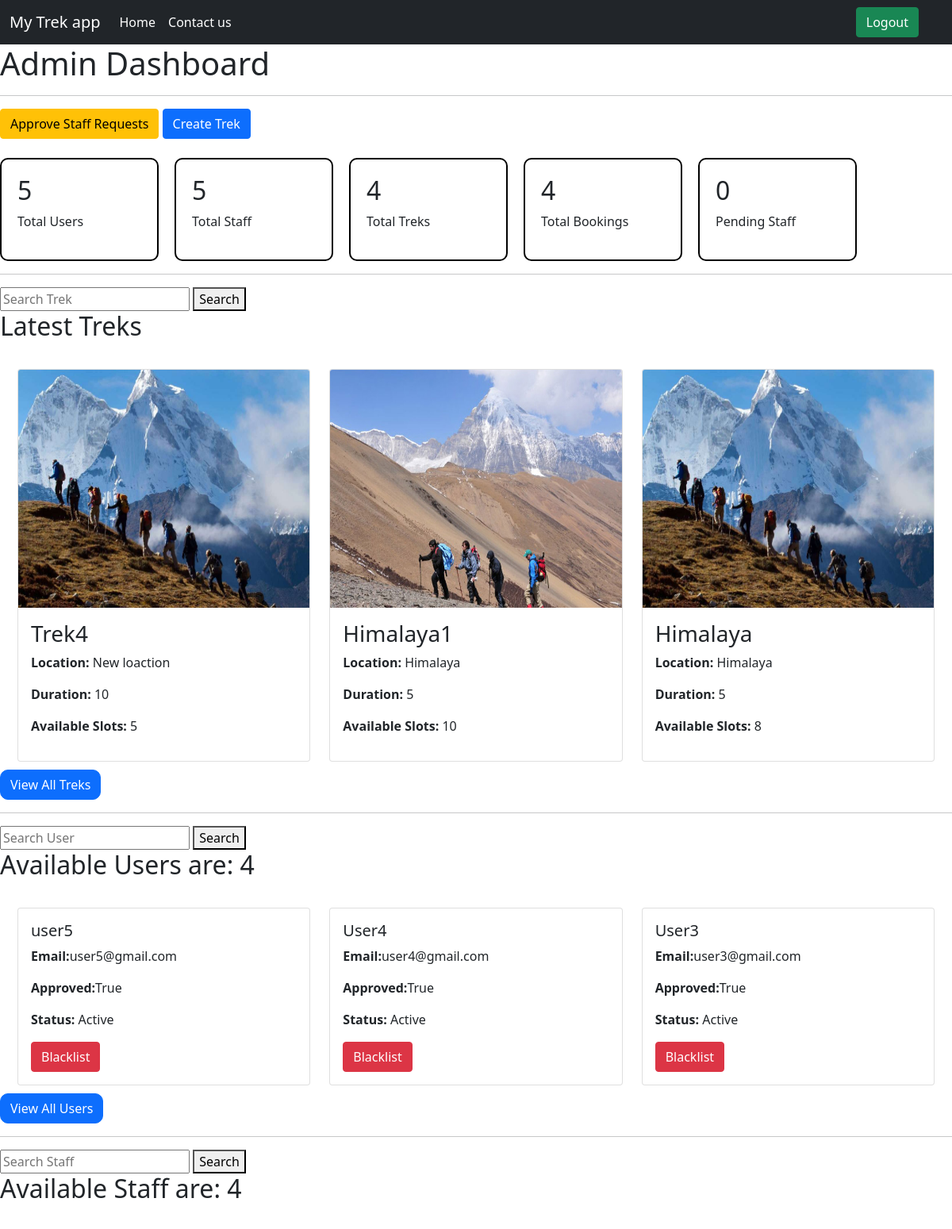
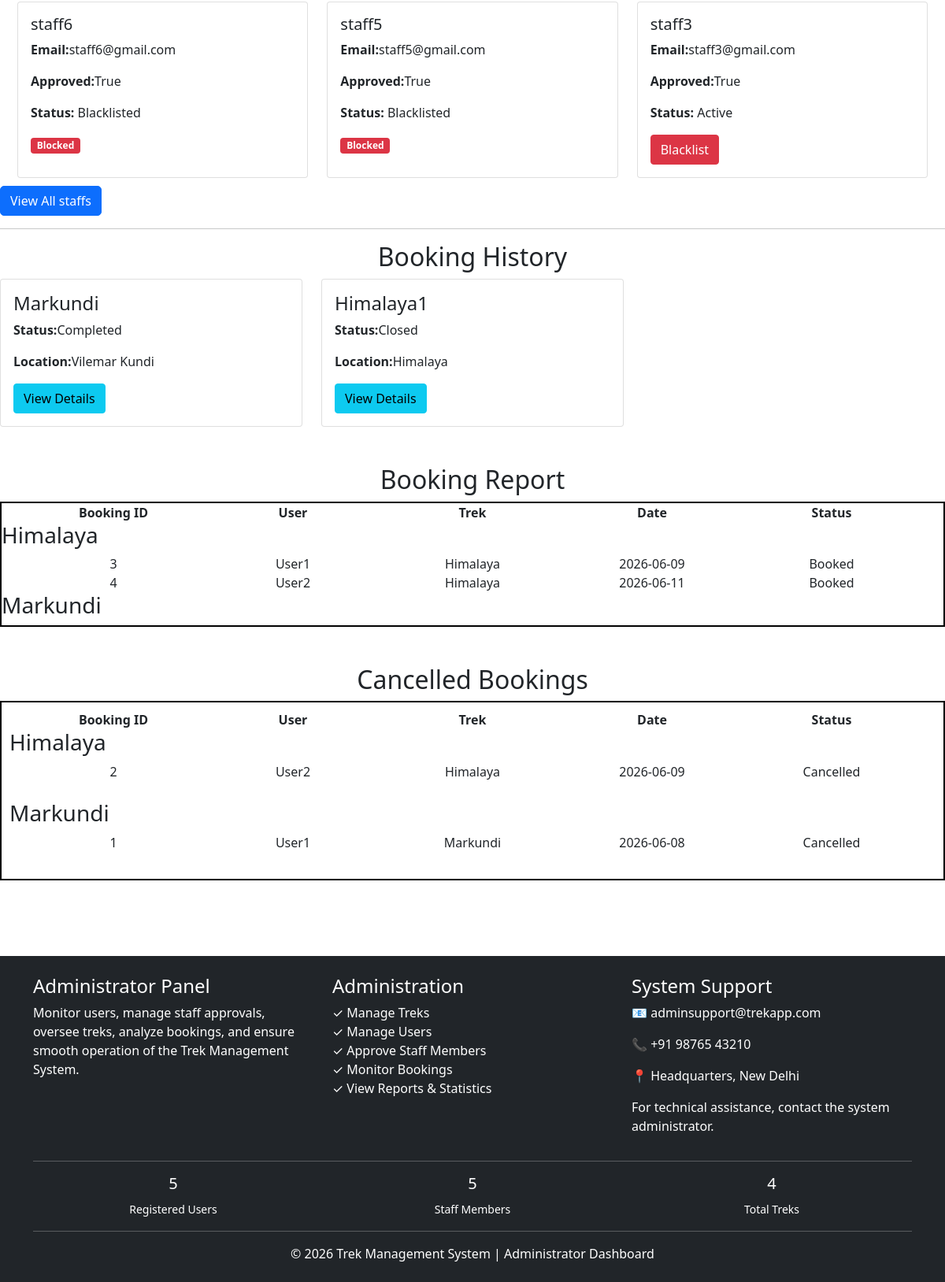
/admin (signed in), run on an earlier commit of the app's database (2 pictures, top to bottom).
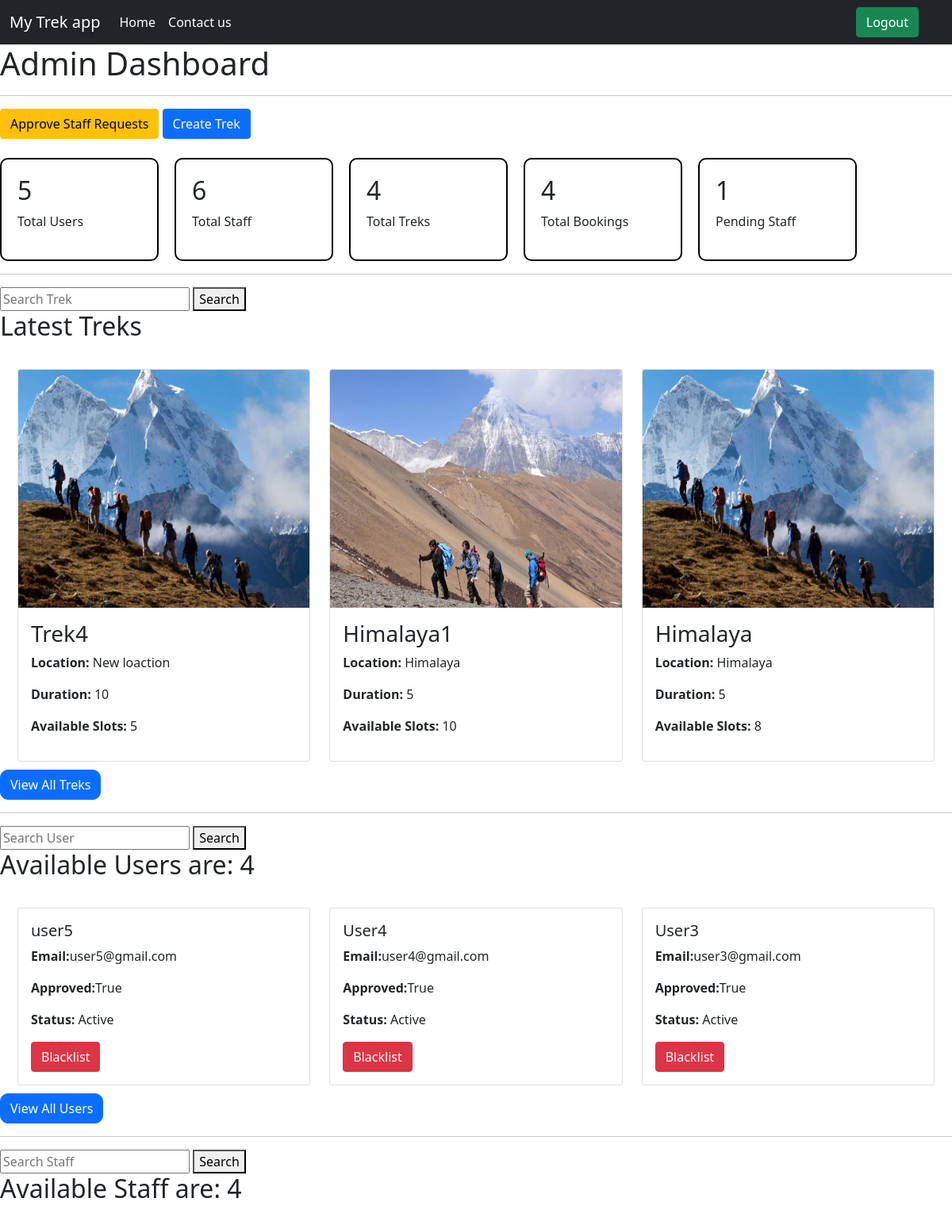
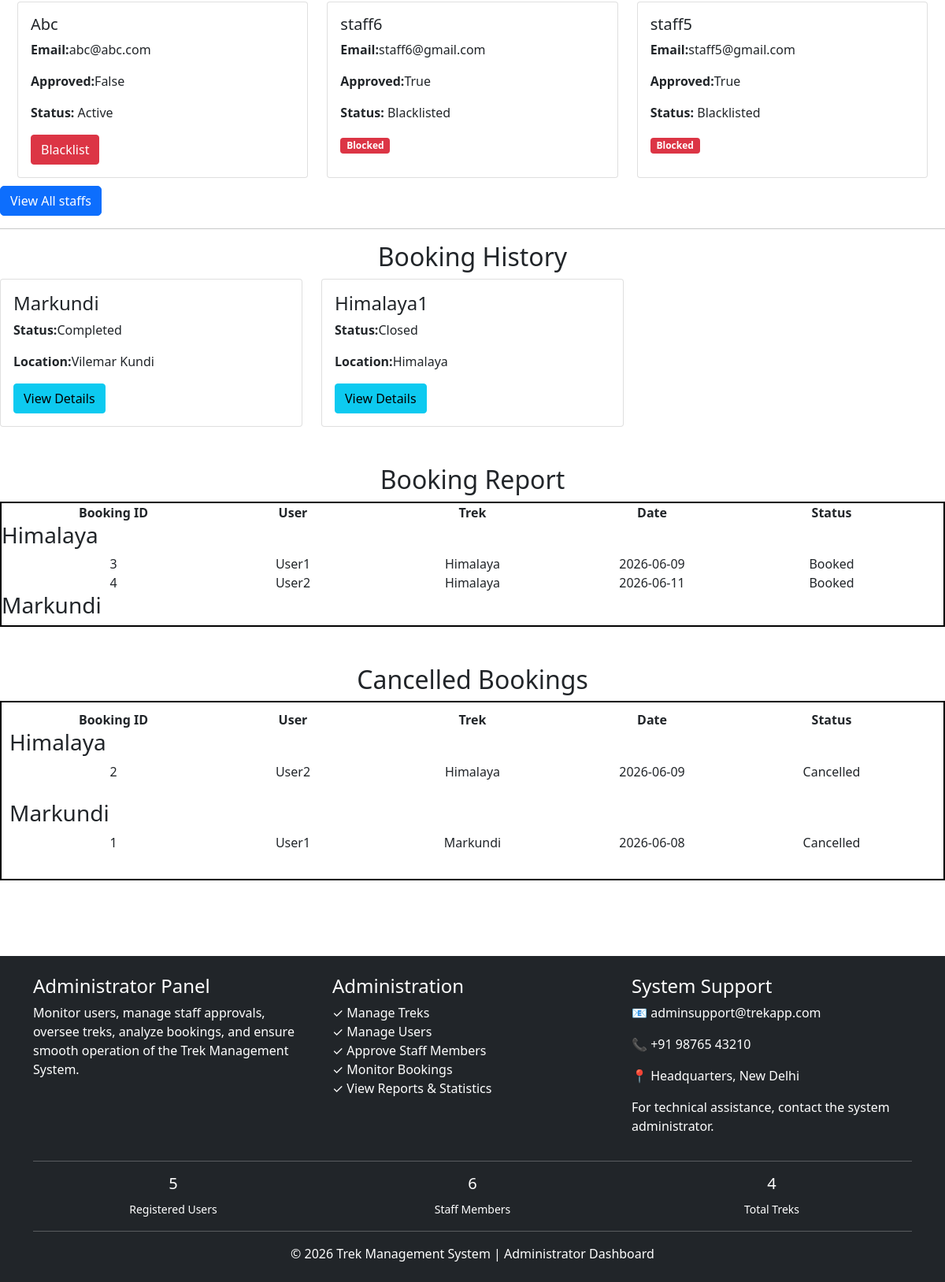
And on a later commit of the database (2 pictures, top to bottom).
### models.py (models this page shows)
class Trek(db.Model):
    id = db.Column(db.Integer, primary_key=True)
    name = db.Column(db.String(100))
    location = db.Column(db.String(100))
    assigned_staff_id=staff_id=db.Column(db.Integer, db.ForeignKey('user.id'))
    available_slots=db.Column(db.Integer)
    difficulty = db.Column(db.String(50))
    duration = db.Column(db.Integer)
    status = db.Column(db.String(20),default='Open')
    start_date=db.Column(db.Date)
    end_date=db.Column(db.Date)
    image=db.Column(db.String(500))
    trek_details=db.Column(db.String(500))
    bookings = db.relationship(
        'Booking',
        backref='trek',
        lazy=True
    )
    assigned_staff_id = db.Column(
        db.Integer,
        db.ForeignKey('user.id'),
        nullable=True
    )

class User(db.Model):
    id = db.Column(db.Integer, primary_key=True)
    name = db.Column(db.String(100) , nullable=False)
    email = db.Column(db.String(100), unique=True ,nullable=False)
    password = db.Column(db.String(100) ,nullable=False)
    role = db.Column(db.String(20))
    approved = db.Column(db.Boolean, default=False)
    blacklisted = db.Column(db.Boolean, default=False)
    bookings = db.relationship(
        'Booking',
        backref='user',
        lazy=True
    )

class Booking(db.Model):
    Booking_ID = db.Column(db.Integer, primary_key=True)
    User_ID=db.Column(db.Integer, db.ForeignKey('user.id'))
    Trek_ID=db.Column(db.Integer, db.ForeignKey('trek.id'))
    Booking_Date=db.Column(db.Date)
    Status=db.Column(db.String(100))

### app.py (the view)
@app.route('/admin')
def admin():
    if 'user_id' not in session:
        return redirect('/login.html')
    if session['role'] != 'admin':
        return "Access Denied"
    staff_list = User.query.filter_by(role='staff').all()
    user_list = User.query.filter_by(role='user').all()
    treks = Trek.query.all()
    bookings = Booking.query.all()
    total_users = User.query.filter_by(role='user').count()
    total_staff = User.query.filter_by(role='staff').count()
    total_treks = Trek.query.count()
    total_bookings = Booking.query.count()
    pending_staff = User.query.filter_by(role='staff',approved=False).count()
    booking_data = []
    for booking in Booking.query.all():
        user = User.query.get(booking.User_ID)
        trek = Trek.query.get(booking.Trek_ID)
        booking_data.append({
            'booking': booking,
            'user': user,
            'trek': trek
        })
        print("Bookings:", len(booking_data))
    history_treks=Trek.query.filter(Trek.status.in_(['Completed','Closed'])).all()
    search_trek = request.args.get('search_trek', '')
    show_all = request.args.get('show_all')
    if search_trek:
        treks = Trek.query.filter(Trek.name.ilike(f'%{search_trek}%')).all()
    else:
        treks = Trek.query.order_by(Trek.id.desc()).limit(3).all()
    active_users_count = User.query.filter_by(role='user',blacklisted=False).count()
    search_user = request.args.get('search_user', '')
    show_all_users = request.args.get('show_all_users')
    if search_user:
        user_list = User.query.filter(User.role == 'user', User.name.ilike(f'%{search_user}%')).all()
    else:
        user_list = User.query.filter_by(role='user').order_by(User.id.desc()).limit(3).all()
    active_staff_count = User.query.filter_by(role='user',blacklisted=False).count()
    search_staff = request.args.get('search_staff','')
    show_all_staff = request.args.get('show_all_staff')
    if search_staff:
        staff_list = User.query.filter(User.role == 'staff',User.name.ilike(f'%{search_staff}%')).all()
    else:
        staff_list = User.query.filter_by(role='staff').order_by(User.id.desc()).limit(3).all()
    return render_template(
        'admin.html',total_users=total_users,
        total_staff=total_staff,
        total_treks=total_treks,
        total_bookings=total_bookings,
        pending_staff=pending_staff,staff_list=staff_list,
        user_list=user_list,
        treks=treks,
        bookings=bookings,booking_data=booking_data,
        history_treks=history_treks,
        show_all=show_all,
        show_all_users=show_all_users,
        active_users_count=active_users_count,
        active_staff_count=active_staff_count,
        show_all_staff=show_all_staff
    )

### templates/admin.html (shortened to what the changed rows need)
<!DOCTYPE html>
<html lang="en">
<head>
    <link href="https://cdn.jsdelivr.net/npm/bootstrap@5.0.2/dist/css/bootstrap.min.css" rel="stylesheet">
</head>
<body>
    <h1>Admin Dashboard</h1>
    <br><br>
    <div style="display:flex; gap:20px; flex-wrap:wrap;">
    <div style="border:2px solid black;padding:20px;width:200px; border-radius: 10px;">
        <h2>{{ total_users }}</h2>
    </div>
    <div style="border:2px solid black;padding:20px;width:200px; border-radius: 10px;">
        <h2>{{ total_staff }}</h2>
        <p>Total Staff</p>
    </div>
    <div style="border:2px solid black;padding:20px;width:200px; border-radius: 10px;">
        <h2>{{ total_treks }}</h2>
    </div>
    <div style="border:2px solid black;padding:20px;width:200px; border-radius: 10px;">
        <h2>{{ total_bookings }}</h2>
    </div>
    <div style="border:2px solid black;padding:20px;width:200px; border-radius: 10px;">
        <h2>{{ pending_staff }}</h2>
        <p>Pending Staff</p>
    </div>
</div><hr>
{% if request.args.get('search_trek') %}
<h2>Search Results: {{ treks|length }} trek(s) found</h2>
{% elif show_all %}
<h2>All Treks </h2>
{% else %}
<h2>Latest Treks</h2>
{% endif %}
<div class="row row-cols-3 row-cols-md-3 g-4" style="margin:10px;">
{% for trek in treks %}
<div class="col">
    <div class="card h-100">
        <img src="{{ url_for('static', filename=trek.image) }}" class="card-img-top" alt="This is a trek" style="height:300px;">
        <div class="card-body">
            <h3>{{ trek.name }}</h3>
            <p><strong>Location:</strong> {{ trek.location }}</p>
            <p><strong>Duration:</strong> {{ trek.duration }}</p>
            <p><strong>Available Slots:</strong> {{ trek.available_slots }}</p>
        </div>
    </div>
</div>
{% endfor %}
</div>
<h2>Available Users are: {{ active_users_count}}</h2>
<div class="row row-cols-3 row-cols-md-3 g-4" style="margin: 10px;">
{% if user_list %}
    {% for user in user_list %}
    <div class="col">
        <div class="card h-100">
            <div class="card-body">
                <h5 class="card-title">{{ user.name }}</h5>
                <p class="card-text"><strong>Email:</strong>{{ user.email }}</p>
                <p class="card-text"><strong>Approved:</strong>{{ user.approved }}</p>
                <p class="card-text"><strong>Status:</strong>
                    {% if user.blacklisted %}
                        Blacklisted
                    {% else %}
                        Active
                    {% endif %}
                </p>
                {% if not user.blacklisted %}
                    <a href="/blacklist_user/{{ user.id }}" class="btn btn-danger border-radius: 10px;">Blacklist</a>
                {% else %}
                    <span class="badge bg-danger">Blocked</span>
                {% endif %}
            </div>
        </div>
    </div>
    {% endfor %}
{% else %}
    <h3>No Users Found</h3>
{% endif %}
</div>
<h2>Available Staff are: {{ active_staff_count}}</h2>
<div class="row row-cols-3 row-cols-md-3 g-4" style="margin: 10px;">
{% if staff_list %}
    {% for staff in staff_list %}
    <div class="col">
        <div class="card h-100">
            <div class="card-body">
                <h5 class="card-title">{{ staff.name }}</h5>
                <p class="card-text"><strong>Email:</strong>{{ staff.email }}</p>
                <p class="card-text"><strong>Approved:</strong>{{ staff.approved }}</p>
                <p class="card-text"><strong>Status:</strong>
                    {% if staff.blacklisted %}
                        Blacklisted
                    {% else %}
                        Active
                    {% endif %}
                </p>
                {% if not staff.blacklisted %}
                    <a href="/blacklist_staff/{{staff.id }}" class="btn btn-danger">Blacklist</a>
                {% else %}
                    <span class="badge bg-danger">Blocked</span>
                {% endif %}
            </div>
        </div>
    </div>
    {% endfor %}
{% else %}
    <h3>No staff Found</h3>
{% endif %}
</div>
<h2 style="text-align: center;">Booking History</h2>
<div class="row row-cols-3 g-4">
{% for trek in history_treks %}
<div class="col">
    <div class="card">
        <div class="card-body">
            <h4>{{ trek.name }}</h4>
            <p><b>Status:</b>{{ trek.status }}</p>
            <p><b>Location:</b>{{ trek.location }}</p>
            <a href="/trek_details/{{ trek.id }}" class="btn btn-info border-radius:5px;">View Details</a>
        </div>
    </div>
</div>
{% endfor %}
</div>
<br><br>
<h2 style="text-align: center;">Booking Report</h2>
<div style="border: 2px solid black;align-self: center;">
<div class="container text-center">
  <div class="row row-cols-5">
  </div>
</div>
{% for group in booking_data|groupby('trek.name') %}
<h3>{{ group.grouper }}</h3>
{% for item in group.list %}
{% if item.booking.Status != "Cancelled" %}
<div class="container text-center">
  <div class="row row-cols-5">
    <div class="col">{{ item.booking.Booking_ID }}</div>
    <div class="col">{{ item.user.name }}</div>
    <div class="col">{{ item.trek.name }}</div>
    <div class="col">{{ item.booking.Booking_Date }}</div>
    <div class="col">{{ item.booking.Status }}</div>
  </div>
</div>
{% endif %}
{% endfor %}
{% endfor %}
</div>
<br><br>
<h2 style="text-align: center; ">Cancelled Bookings</h2>
<div style="border: 2px solid black;align-self: center; padding: 10px;">
<div class="container text-center">
  <div class="row row-cols-5">
  </div>
</div>
{% for group in booking_data|groupby('trek.name') %}
<h3>{{ group.grouper }}</h3>
{% for item in group.list %}
{% if item.booking.Status == "Cancelled" %}
<div class="container text-center">
  <div class="row row-cols-5">
    <div class="col">{{ item.booking.Booking_ID }}</div>
    <div class="col">{{ item.user.name }}</div>
    <div class="col">{{ item.trek.name }}</div>
    <div class="col">{{ item.booking.Booking_Date }}</div>
    <div class="col">{{ item.booking.Status }}</div>
  </div>
</div>
{% endif %}
{% endfor %}
<br>{% endfor %}
</div>
<br><br>
<footer id="footer" class="bg-dark text-white mt-5">
<div class="container py-4">
    <div class="row text-center">
        <div class="col-md-4">
            <h5>{{ total_staff }}</h5>
            <small>Staff Members</small>
        </div>
    </div>
</div>
</footer>
</body>
</html>

What changed in the data, as far as the page shows it:
no longer on this page (row unchanged): User: name "staff3", email "staff3@gmail.com", approved "True", blacklisted "Active", shown under "Available Staff are: 4"
added User: name "Abc", email "abc@abc.com", approved "False", blacklisted "Active", shown under "Available Staff are: 4"
Also different on the page:
{{ total_staff }}: "5" → "6"
{{ pending_staff }}: "0" → "1"
